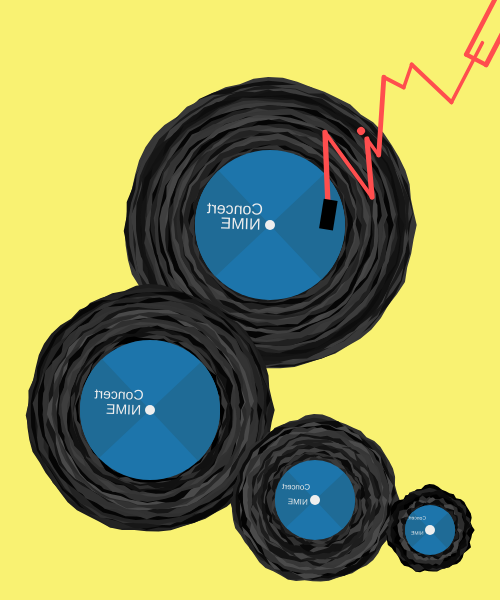
Frame 1 (no input)
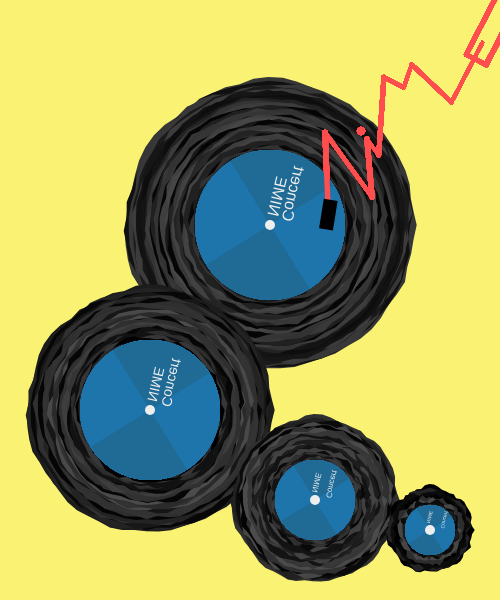
Frame 60 (no input)
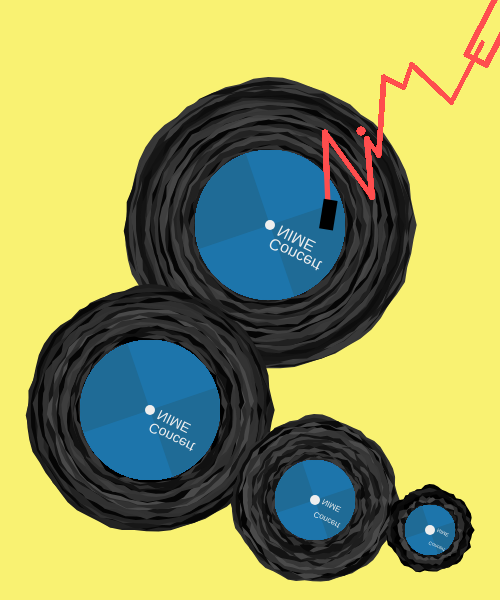
Frame 120 (the mouse pressed at the canvas centre since frame 60)

The p5.js sketch that drew these frames (run headless with seeded random() and noise() and a simulated clock; from frame 60 on, the mouse is pressed at the canvas centre):

// p5.js sketch
// ── sketch.js
var yoff = 0.0;
var scl = 20;

var nime = [
  [1, 1, 3, -2],
  [3, -2, 3, 2],
  [3, 2, 4.5, -0.5],
  [4.5, -0.5, 4.5, 0.5],
  [4.5, 0.5, 7, -2.5],
  [7, -2.5, 7.5, -1.5],
  [7.5, -1.5, 8.5, -2.2],
  [8.5, -2.2, 9, 0.5],
  [9, 0.5, 12, -1],
  //"E"
  [11, -1, 14, -2.5],
  [11, -1, 11.5, 0],
  [11.5, 0, 14.5, -1.5]
];



function setup() {
  createCanvas(500, 600);
  //background(70,168,180);
  //background(238);
  background(249, 242, 114);
  //background(229,170,157);
  //drawGrid();
  drawRecord(width / 2 + 20, height / 2 - 75, 5, 70);
  drawRecord(width / 2 - 100, height / 2 + 110, 3, 60);
  drawRecord(width / 2 + 65, height / 2 + 200, 3, 40);
  drawRecord(width / 2 + 180, height / 2 + 230, 3, 20);

}


function draw() {

  Rotate(width / 2 + 20, height / 2 - 75, 150,16);
  Rotate(width / 2 - 100, height / 2 + 110, 140,14);
  Rotate(width / 2 + 65, height / 2 + 200, 80,8);
  Rotate(width / 2 + 180, height / 2 + 230, 50,5);
  drawLogo();
}

function drawLogo() {

  //logo
  push();
  translate(15 * scl, 10 * scl);
  rotate(-PI / 5);

  //stroke(232, 23, 23);
  stroke(255, 78, 78);
  var xoff = 0;
  for (var i = 0; i < nime.length; i++) {

    var sw = map(noise(xoff), 0, 1, 2, 7);
    strokeWeight(sw);
    line(nime[i][0] * scl, nime[i][1] * scl, nime[i][2] * scl, nime[i][3] * scl);
    xoff += 1;
  }
  //"i"
  strokeWeight(8);
  point(4.5 * scl, -1 * scl);

  //rectangle
  push();
  translate(1 * scl, 1 * scl);
  rotate(-PI / 4);
  noStroke();
  fill(0);
  rectMode(CENTER);
  rect(-0.5 * scl, 0.1 * scl, 1.5 * scl, 0.7 * scl);
  pop();
  pop();
}

function drawGrid() {

  //draw the grid
  for (var x = 0; x < width; x += scl) {
    for (var y = 0; y < height; y += scl) {
      stroke(51);
      line(0, y, width, y);
      line(x, 0, x, height);
    }
  }
}

function drawRecord(x, y, r, n) {

  push();
  //translate(width / 2+20, height / 2-75);
  translate(x, y);
  //var radius = 5;
  var radius = r;
  noStroke();

  var xoff = 0;
  for (var i = n; i > 0; i--) {
    fill(random(0, 75));
    beginShape();
    for (var a = 0; a < TWO_PI; a += 0.1) {

      var offset = map(noise(xoff, yoff), 0, 1, -5, 5);
      var r = radius + i * 2 + offset;
      var x = r * cos(a);
      var y = r * sin(a);
      vertex(x, y);
      xoff += 0.5;

    }
    endShape();
  }
  pop();

}

function Rotate(x, y, d,ts) {
  push();
  //translate(width / 2+20, height / 2-75);
  translate(x, y);
  //fill(70,168,180);
  //fill(229,170,157);
  //fill(238);
  //fill(255);
  //fill(240,221,166);
  noStroke();
  fill(29, 117, 171);
  ellipse(0, 0, d, d);

  //draw the arc
  push();
  fill(31, 107, 150);
  rotate(frameCount * 0.03);
  arc(0, 0, d, d, -PI / 4, PI / 4);
  scale(-1, 1);
  arc(0, 0, d, d, -PI / 4, PI / 4);

  fill(238);
  textSize(ts);
  text(" NIME", 5, 5);
  text(" Concert", 3, -10);
  pop();
  //fill(51);
  fill(238);
  ellipse(0, 0, 10, 10);

  pop();
}
